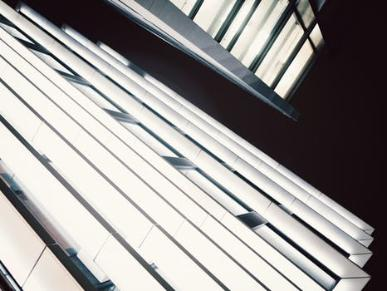
#> input picture testimages/image1.jpg, 387 x 291 px
$ python clusterimages.py testimages/image1.jpg   (Python 2 division)   (older library calls are emulated)
#> lines starting #> are read from the running program, lines starting #| are printed output that depends on the picture
#!/usr/bin/env python
import numpy as np
import os
import sys
import math
import random
from PIL import Image
import imagehash
import io
import time
from PIL import ImageDraw

g_show=0
g_debug=0 #=0 to remove debug previews

def vector_dist2(a,b): return ((b-a)**2).sum()
# bounding sphere tree class for results,
# also used for intermediate acceleration
def distance(a,b): return math.sqrt(vector_dist2(a,b))
class SphereTreeNode:
    def __init__(self,centre,radius, data, children):
	self.centre=centre
	self.radius=radius
	self.data=data
	self.children=children

    # [17 lines left out: function closest_node, not called in this run]

    def data_of_closest(self,point,curr_dist=1000000000000000.0):
	(node,min_dist)=closest_node(self,point,curr_dist)
	return (node.data,min_dist)

    def dump(self,depth=0):
	print("\t"*depth+"radius="+str(self.radius))
	for s in self.children: s.dump(depth+1)

    def num_children(self): return len(self.children)
    def is_leaf(self): return self.num_children() is 0


# [94 lines left out: functions draw_points, index_of_closest, kmeans_cluster_sub, kmeans_cluster, kmeans_cluster_accel, not called in this run]

#makes a zero vector/array shaped the same as the example param
def zero_from(another_vec):
    return np.full(another_vec.shape,0.0)

# [9 lines left out: function kmeans_cluster_split, not called in this run]

def centroid(src):
    return sum(src,zero_from(src[0]))*(1.0/float(len(src)))

def normalize(pt):
    return pt * (1.0/math.sqrt((pt**2).sum()))

def dot_with_offset(point,centre,axis):
    return ((point-centre)*axis).sum()

# [15 lines left out: functions closest_point, closest_point_index, not called in this run]

def furthest_point_sub(centre,points):
    maxd2=0.0
    furthest_point=-1
    i=0
    for s in points:
	d2=((s-centre)**2).sum()
	if d2>maxd2:
	    furthest_point=i
	    maxd2=d2
	i=i+1
    return (furthest_point,maxd2)

def furthest_point_and_dist(centre,points):
    (index,d2)=furthest_point_sub(centre,points)
    return (index,math.sqrt(d2))

def furthest_point(p,points):
    (index,d2)=furthest_point_sub(p,points)
    return points[index]

#todo, can this use the TreeNode class
#TODO - is this also more elegant demanding [(point,data)]
def kmeans_cluster_tree(src,data,num=16,maxdepth=4,depth=0):
    #bounding sphere of the whole lot
    main_centre=centroid(src)
    (pt,main_radius)=furthest_point_and_dist(main_centre,src)

    if len(src)>num and depth<maxdepth:
	#apply kmeans clustering to the given nodes, and make tree nodes.
        t0=time.time()
        centres=kmeans_cluster_accel(src,num)
	dt=time.time()-t0
	if dt>5.0: dbprint("clustering time elapsed:",dt)

	if g_debug:
	    make_thumbnail_sheet(vectors_to_images(centres),32).show()

	#assign the points to the clusters.. (TODO should kmeans_cluster do it?)
	splits=[[] for ci in range(0,len(centres))]
	split_data=[[] for ci in range(0,len(centres))]

	for (d,s) in zip(data,src):
	    ci=index_of_closest(s,centres)
	    splits[ci].append(s)
	    split_data[ci].append(d)

	nodes=[kmeans_cluster_tree(splits[ci],split_data[ci],num,maxdepth,depth+1)
		for ci in range(0,len(centres))]
	return SphereTreeNode(main_centre,main_radius,None, nodes)
    else:
	#place all the given images as children of one tree node.
  	if g_debug:
          make_thumbnail_sheet(vectors_to_images(src),32).show()
	return SphereTreeNode(
		    main_centre,main_radius,None, #centre/radius for the whole lot,
		    [SphereTreeNode(s,0.0,d,[]) for s,d in zip(src,data)] #node per image..
		)

# [18 lines left out: function test_kmeans_cluster, not called in this run]

#load all images TODO with directory names
def load_dir(loc):
    out=[]
    try: os.stat(loc)
    except:
	dbprint("file doesn't exist: "+loc)
	return 0

    if os.path.isdir(loc):
	for fn in os.listdir(loc):
	    sub=load_dir(loc+"/"+fn)
	    for x in sub: out.append(x)
    else:

	try:
	    raw_img=Image.open(loc); raw_img.load()
	    out.append(raw_img)
	    dbprint("loaded "+loc)
	except:
	    dbprint("could not load "+loc)
    return out

# [36 lines left out: functions make_thumbnail_sheet, make_sheet, not called in this run]


def make_thumbnails(imgs,thumbsize=32):
    return [im.resize((thumbsize,thumbsize), Image.BICUBIC)
	    for im in imgs]

# [22 lines left out: functions image_difference, filter_degenerate_images, not called in this run]

def images_to_vectors(srcs):
    return [np.array(x) for x in srcs]

def vector_to_image(s):
    return Image.fromarray(s.astype(np.uint8))

def vectors_to_images(srcs):
    return [vector_to_image(s) for s in srcs]

def dbprint(*args):
    if g_show:
	print(args)

# [54 lines left out: functions test_img_from_nparray, extents, aprox_bounding_sphere_bad_method, not called in this run]

class BspNode:
    def __init__(self,centre,radius,axis,front,back):
	self.centre=centre;self.radius=radius; self.axis=axis; self,front=front; self.back=back

def make_sphere_tree(points,point_data):
    if len(points)==1:
	return SphereTreeNode(points[0],0.0,point_data[0],[])
    #find a split axis: find the furthest points form the centroid,
    #then run some 'kmeans' iteration, and make an axis between those centroids.
    centre=centroid(points)

    (i0,radius)=furthest_point_and_dist(centre,points)
    (i1,_)=furthest_point_and_dist(points[i0],points)


    #TODO - just taking an axis to the furthest ISN'T the best way.
    # see 'PCA'

    axis=points[i1]-points[i0]
#furthest_point_and_dist(centre,points)[0]-centre

#    accum=zero_from(points[0])
#    axis=points[i1]-points[i0]

    sort_indices=[(i,dot_with_offset(points[i],centre,axis)) for i in range(0,len(points))]
    sort_indices.sort(key=lambda x:x[1])
    l=len(sort_indices)
    #todo - all more elegant if we splice point,data ?
    subtrees=[ make_sphere_tree(
		[points[sort_indices[i][0]] for i in rng],
		[point_data[sort_indices[i][0]] for i in rng]
		    )
		for rng in [range(0,l/2),range(l/2,l)]
	    ]

    return SphereTreeNode(centre,radius,None,subtrees)

# [6 lines left out: function make_tree_sheet, not called in this run]

def dump_clusters_as_json(node,depth=0,postfix=""):
    indent="\t"*depth
    if node.data:
	print(indent+"\t\""+node.data+"\""+postfix)
    else:
        print(indent+"[")
	for i,x in enumerate(node.children):
	    dump_clusters_as_json(x,depth+1,","if i<(len(node.children)-1)else"")
        print(indent+"]"+postfix)

files=[]
for x in sys.argv[1:]:
    if x[0] is "-":
	opt=x[1:]
	if (opt == "show"): g_show=1
	else: print("unknown option {}".format(opt))
    else: files.append(x)

if len(files) is 0: print("give fileneames in commandline\-show to display results (debug)")
for src in files:


    dbprint("loading:"+src)
    imgs=load_dir(src)
#> in load_dir, raw_img is the input picture: PIL image 387x291 RGB; mean R, G, B 156.1, 153.1, 151.8
#> imgs = 1 item
    dbprint(str(len(imgs)))
    imgthumbs=make_thumbnails(imgs,32)
#> imgthumbs = 1 item
    imgfilenames=[img.filename for img in imgs]
#> imgfilenames = ['testimages/image1.jpg']

    if g_show:
        make_sheet(imgthumbs).show()


    imgvec=images_to_vectors(imgthumbs)
#> imgvec = 1 item
    dbprint("bvh tree::")
    st=make_sphere_tree(imgvec,imgfilenames) #was plain enumeration[i for i in range(0,len(imgvec))]
#> in __init__, `self.centre=centre`:
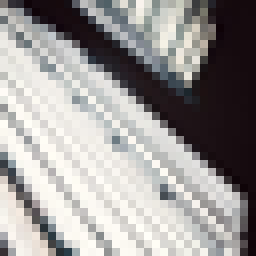
#> self.centre: shape (32, 32, 3) (shown 8 times larger); mean of channels 0, 1, 2 156.1, 153.1, 151.8; drawn as R, G, B
    if g_show:
        make_tree_sheet(st).show()
    dbprint("kmeans:")

    #generate a 1 level clustering, max 256 groups, but roughly same count of images per cluster and clusters.
    image_tree=kmeans_cluster_tree(imgvec,imgfilenames,min(256,int(math.sqrt(len(imgs)))),1)
#> the loop in furthest_point_sub, `for s in points:` made 1 pass
#> i on pass 1: 1
#> after the loop in furthest_point_sub, `for s in points:`: furthest_point = -1; i = 1; maxd2 = 0
#> in furthest_point_and_dist, `(index,d2)=furthest_point_sub(centre,points)`: index = -1; d2 = 0
#> in kmeans_cluster_tree, `(pt,main_radius)=furthest_point_and_dist(main_centre,src)`: pt = -1; main_radius = 0
    if g_show:
        make_tree_sheet(image_tree).show()
    else:
	dump_clusters_as_json(image_tree)

    # [7 lines of commented-out code are left out]

$ run again, on testimages/image11.jpg
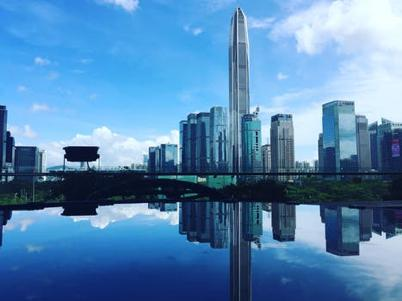
#> input picture testimages/image11.jpg, 402 x 301 px
#> in load_dir, raw_img is the input picture: PIL image 402x301 RGB; mean R, G, B 86.1, 134.2, 178.1
#> imgs = 1 item
#> imgfilenames = ['testimages/image11.jpg']
#> imgvec = 1 item
#> in __init__, `self.centre=centre`:
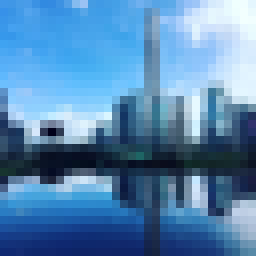
#> self.centre: shape (32, 32, 3) (shown 8 times larger); mean of channels 0, 1, 2 86.1, 134.3, 178.1; drawn as R, G, B
#> the loop in furthest_point_sub, `for s in points:` made 1 pass
#> i on pass 1: 1
#> after the loop in furthest_point_sub, `for s in points:`: furthest_point = -1; i = 1; maxd2 = 0
#> in furthest_point_and_dist, `(index,d2)=furthest_point_sub(centre,points)`: index = -1; d2 = 0
#> pt = -1; main_radius = 0

$ run again, on testimages/image12.jpg
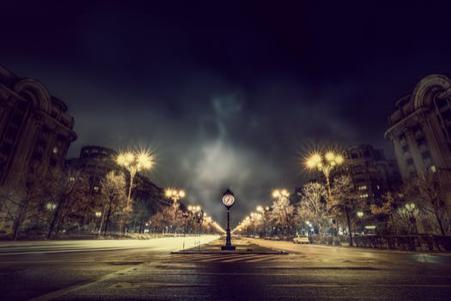
#> input picture testimages/image12.jpg, 451 x 301 px
#> in load_dir, raw_img is the input picture: PIL image 451x301 RGB; mean R, G, B 55, 43, 53
#> imgs = 1 item
#> imgfilenames = ['testimages/image12.jpg']
#> imgvec = 1 item
#> in __init__, `self.centre=centre`:
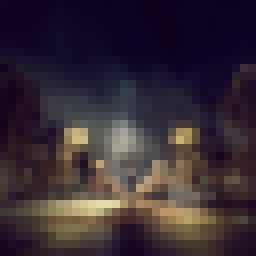
#> self.centre: shape (32, 32, 3) (shown 8 times larger); mean of channels 0, 1, 2 55, 43.1, 53; drawn as R, G, B
#> the loop in furthest_point_sub, `for s in points:` made 1 pass
#> i on pass 1: 1
#> after the loop in furthest_point_sub, `for s in points:`: furthest_point = -1; i = 1; maxd2 = 0
#> in furthest_point_and_dist, `(index,d2)=furthest_point_sub(centre,points)`: index = -1; d2 = 0
#> pt = -1; main_radius = 0

$ run again, on testimages/image13.jpg
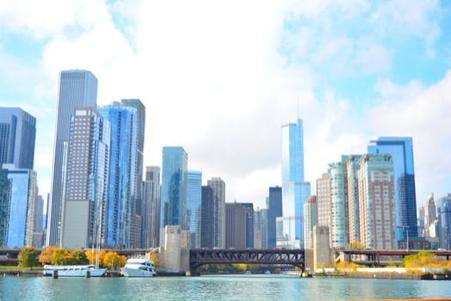
#> input picture testimages/image13.jpg, 451 x 301 px
#> in load_dir, raw_img is the input picture: PIL image 451x301 RGB; mean R, G, B 182.3, 200.1, 210.3
#> imgs = 1 item
#> imgfilenames = ['testimages/image13.jpg']
#> imgvec = 1 item
#> in __init__, `self.centre=centre`:
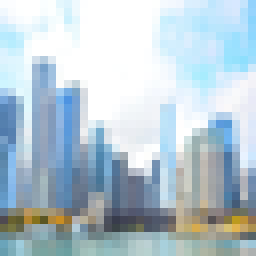
#> self.centre: shape (32, 32, 3) (shown 8 times larger); mean of channels 0, 1, 2 182.3, 200.1, 210.5; drawn as R, G, B
#> the loop in furthest_point_sub, `for s in points:` made 1 pass
#> i on pass 1: 1
#> after the loop in furthest_point_sub, `for s in points:`: furthest_point = -1; i = 1; maxd2 = 0
#> in furthest_point_and_dist, `(index,d2)=furthest_point_sub(centre,points)`: index = -1; d2 = 0
#> pt = -1; main_radius = 0
